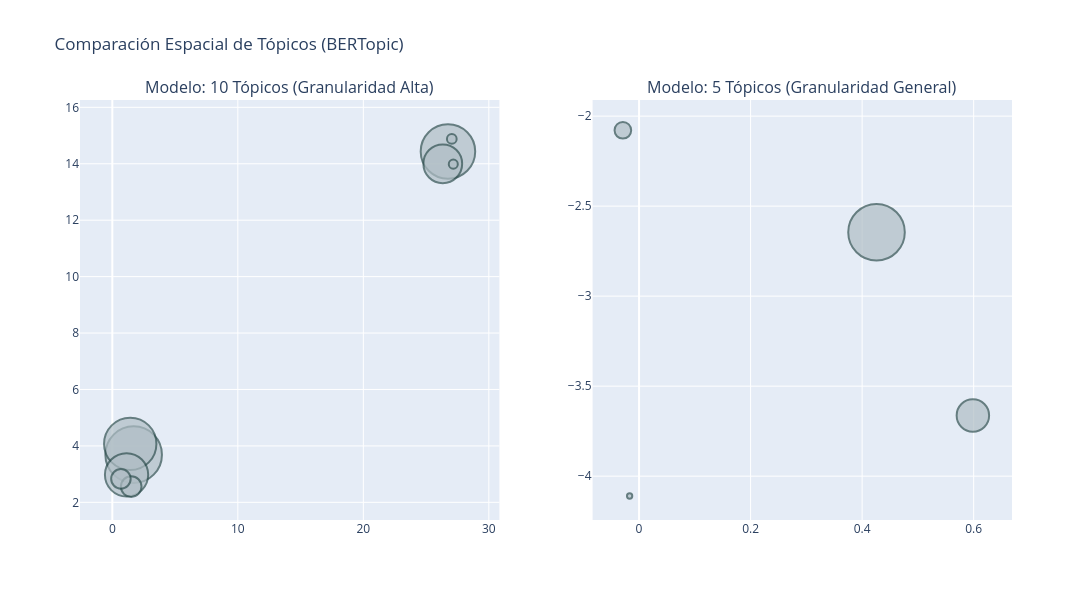

The cell this chart's notebook holds for it:
### Code cell
from plotly.subplots import make_subplots
import plotly.graph_objects as go

# 1. Generar las figuras individuales con BERTopic
fig_10 = topic_model.visualize_topics()
fig_5 = topic_model_5.visualize_topics()

# 2. Crear una figura contenedora con 1 fila y 2 columnas para ponerlos lado a lado
# Nota: Como visualize_topics() usa gráficos de dispersión (scatter), 
# podemos extraer sus trazas y combinarlas en una sola vista estructurada.

fig_comparativa = make_subplots(
    rows=1, cols=2, 
    subplot_titles=("Modelo: 10 Tópicos (Granularidad Alta)", "Modelo: 5 Tópicos (Granularidad General)")
)

# 3. Agregar las trazas del modelo de 10 tópicos en la primera columna
for data in fig_10['data']:
    fig_comparativa.add_trace(data, row=1, col=1)

# 4. Agregar las trazas del modelo de 5 tópicos en la segunda columna
for data in fig_5['data']:
    fig_comparativa.add_trace(data, row=1, col=2)

# 5. Actualizar el diseño general de la ventana comparativa
fig_comparativa.update_layout(
    title_text="Comparación Espacial de Tópicos (BERTopic)",
    showlegend=False,
    height=600,
    width=1200
)

# Mostrar la figura interactiva
fig_comparativa.show()

### Figure 1 — Plotly figure (JSON) as saved in the notebook; plotly's stock layout.template omitted (floating-point values rounded to 4 significant figures)
{"data": [{"customdata": [[0, "población | estación | cantón | departamento | comuna", 2235], [1, "medalla | campeonato | juegos | mundial | año", 2076], [2, "km² | población | habitantes | censo | municipio", 1913], [3, "especie | género | familia | especies | distribución", 1307], [4, "the | álbum | canción | película | canciones", 1050], [5, "ua | sol | características | descubierto | órbita", 297], [6, "displaystyle | puede | ácido | función | reacción", 266], [7, "the | actriz | premio | estadounidense | of", 66], [8, "elecciones | partido | votos | escaños | resultados", 57]], "hovertemplate": "<b>Topic %{customdata[0]}</b><br>%{customdata[1]}<br>Size: %{customdata[2]}", "legendgroup": "", "marker": {"color": "#B0BEC5", "line": {"color": "DarkSlateGrey", "width": 2}, "size": [2235, 2076, 1913, 1307, 1050, 297, 266, 66, 57], "sizemode": "area", "sizeref": 1.397, "symbol": "circle"}, "mode": "markers", "name": "", "orientation": "v", "showlegend": false, "type": "scatter", "x": [1.7, 26.74, 1.426, 1.134, 26.33, 1.503, 0.6845, 27.05, 27.17], "xaxis": "x", "y": [3.691, 14.44, 4.071, 2.976, 14.0, 2.558, 2.832, 14.88, 13.99], "yaxis": "y"}, {"customdata": [[0, "población | km² | habitantes | municipio | censo", 6505], [1, "medalla | campeonato | juegos | mundial | año", 2142], [2, "ua | sol | características | displaystyle | descubierto", 563], [3, "elecciones | partido | votos | escaños | resultados", 57]], "hovertemplate": "<b>Topic %{customdata[0]}</b><br>%{customdata[1]}<br>Size: %{customdata[2]}", "legendgroup": "", "marker": {"color": "#B0BEC5", "line": {"color": "DarkSlateGrey", "width": 2}, "size": [6505, 2142, 563, 57], "sizemode": "area", "sizeref": 4.066, "symbol": "circle"}, "mode": "markers", "name": "", "orientation": "v", "showlegend": false, "type": "scatter", "x": [0.4258, 0.5986, -0.02902, -0.0169], "xaxis": "x2", "y": [-2.645, -3.663, -2.079, -4.11], "yaxis": "y2"}], "layout": {"annotations": [{"font": {"size": 16}, "showarrow": false, "text": "Modelo: 10 Tópicos (Granularidad Alta)", "x": 0.225, "xanchor": "center", "xref": "paper", "y": 1, "yanchor": "bottom", "yref": "paper"}, {"font": {"size": 16}, "showarrow": false, "text": "Modelo: 5 Tópicos (Granularidad General)", "x": 0.775, "xanchor": "center", "xref": "paper", "y": 1, "yanchor": "bottom", "yref": "paper"}], "height": 600, "showlegend": false, "title": {"text": "Comparación Espacial de Tópicos (BERTopic)"}, "width": 1200, "xaxis": {"anchor": "y", "domain": [0, 0.45]}, "xaxis2": {"anchor": "y2", "domain": [0.55, 1]}, "yaxis": {"anchor": "x", "domain": [0, 1]}, "yaxis2": {"anchor": "x2", "domain": [0, 1]}}}
